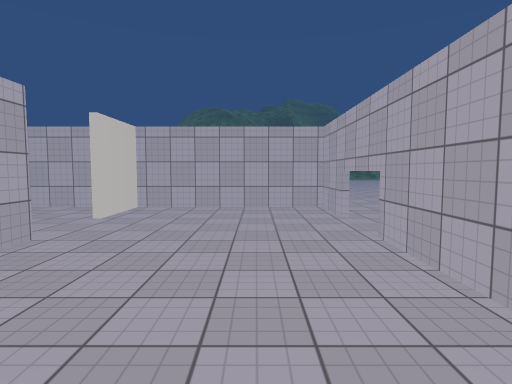
View 1 (above)

21 first-person views from a walk through a 3-D level made in the Unity game engine. The camera is 1.5 m above the floor, tilts 4° down and sees 80° across. The floor is counted in squares, 1 m on a side. Each view is taken from the middle of a square. On the plan, view 1 faces up. The plan holds only what a view shows up to about 15 squares ahead; the rest is blank. The place goes on beyond the plan. Surface patterns are stand-ins for the level's own textures.

View 2
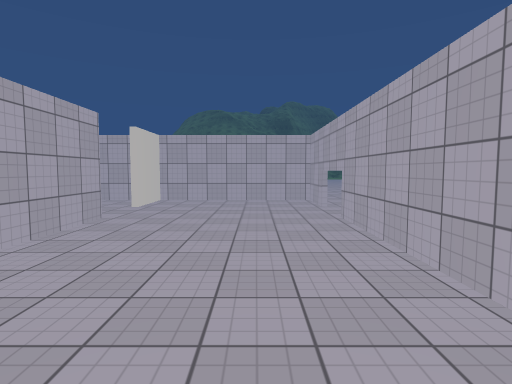

View 3
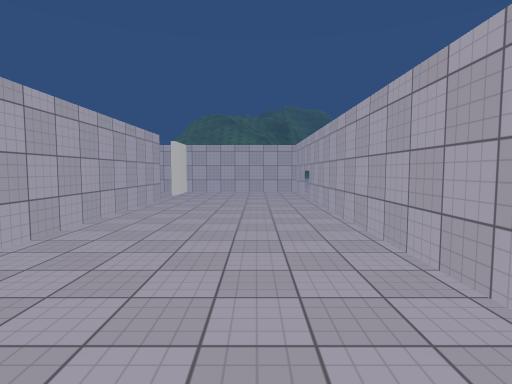

View 4
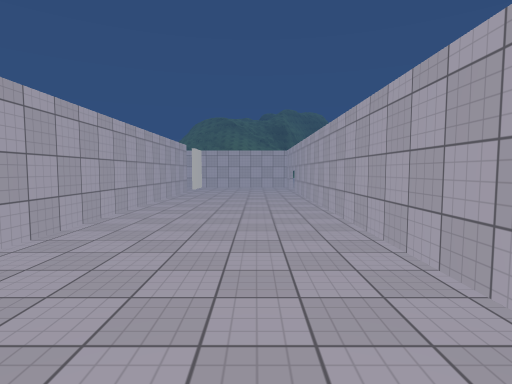

View 5
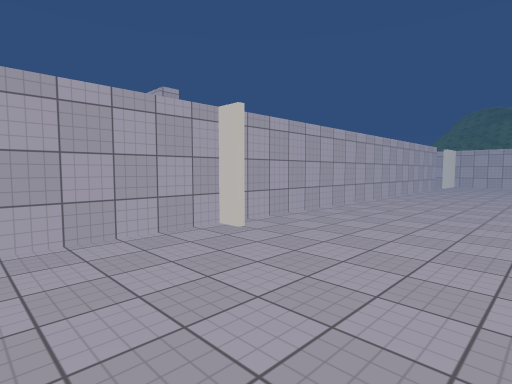

View 6
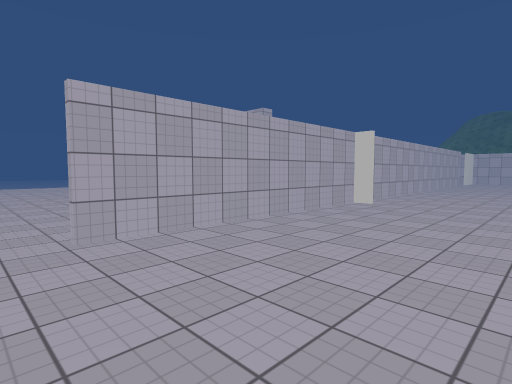

View 7
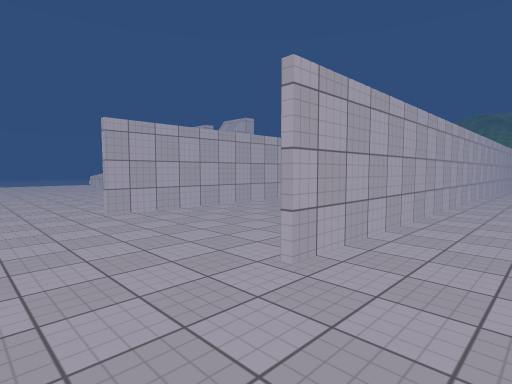

View 8
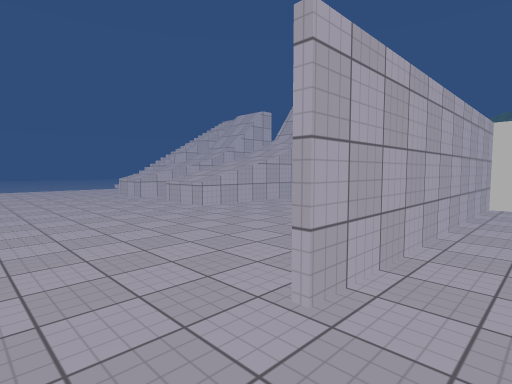

View 9
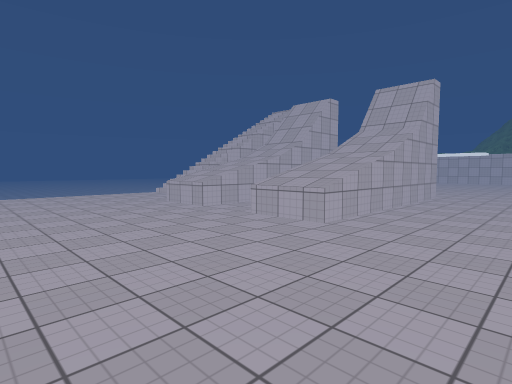

View 10
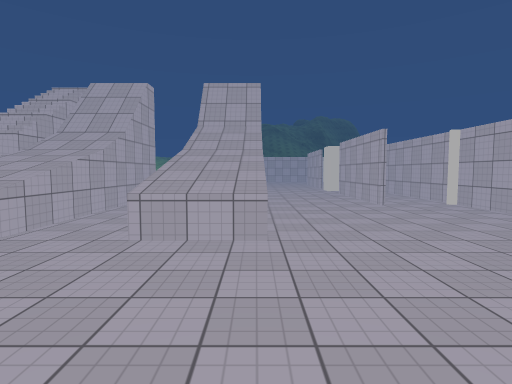

View 11
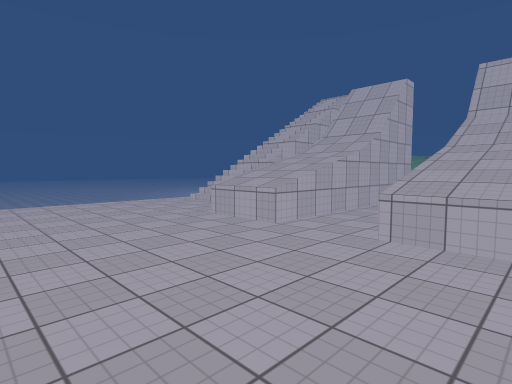

View 12
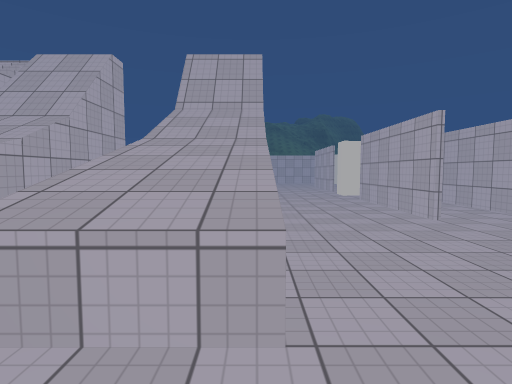

View 13
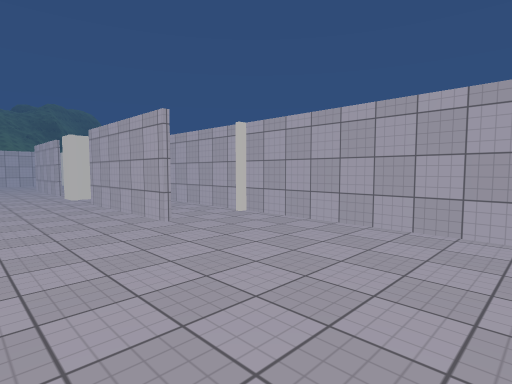

View 14
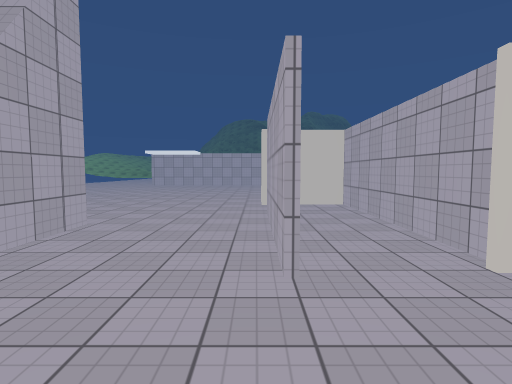

View 15
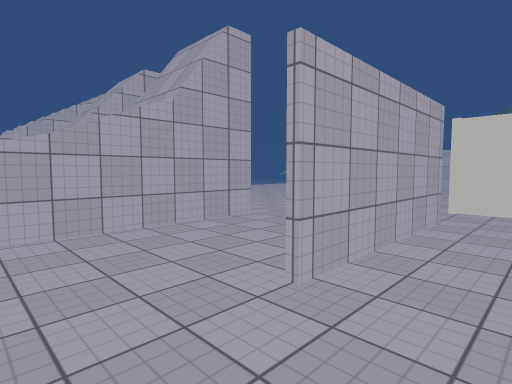

View 16
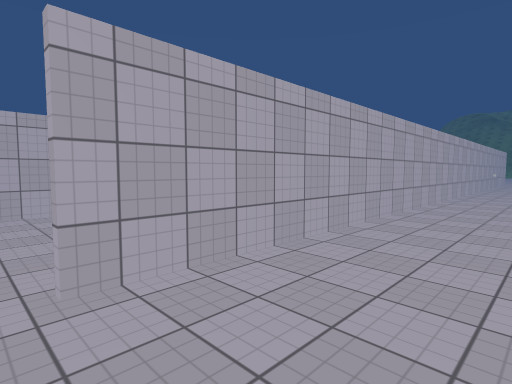

View 17
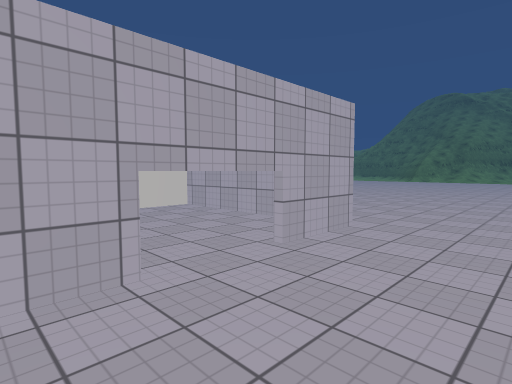

View 18
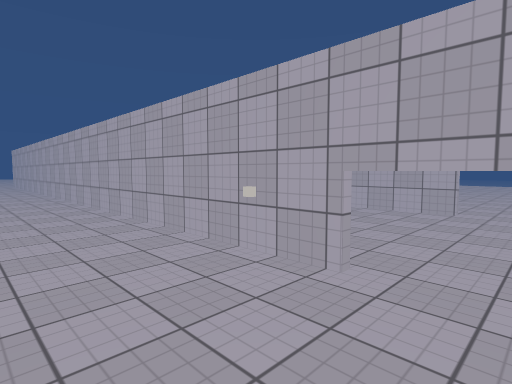

View 19
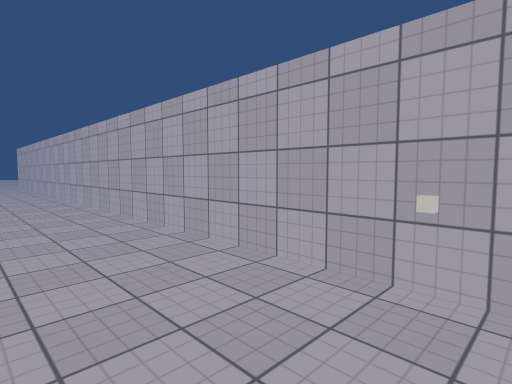

View 20
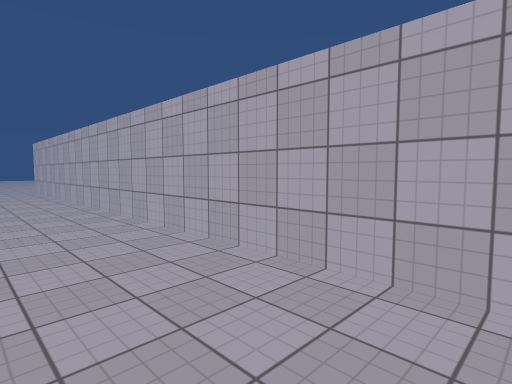

View 21
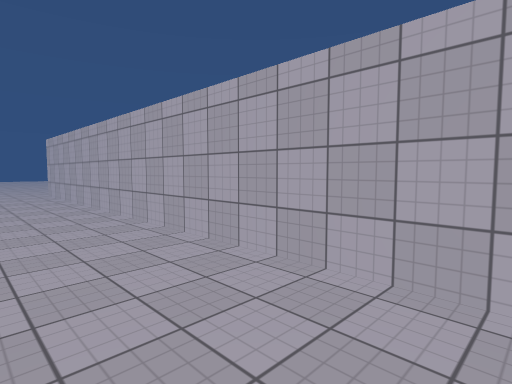

### Floor plan
Key: @ floor where view 1 was taken; # wall or solid block; . floor; / step, stairs or slope; ^ raised ledge; v drop or lower ground.
Columns run from 24 left of view 1 to 7 right of it. Each row starts with its distance up from view 1.
 21                           ....
 20                          ......
 19                          ......
 18                          ......
 17                          ......
 16                          ......
 15                           .....
 14                           .....
 13                #############...
 12                ... #.......#...
 11                 ...#.......#....
 10                  ..#.......#....
  9                  ..........#....
  8                 ...........#....
  7              ..............#....
  6              ..... #.......#....
  5                    #.......#....
  4                    #.......#....
  3                    #.......#....
  2                    #.......#....
  1                    #.......#....
  0                    #....@..#....
 -1                    #.......#....
 -2                    #.......#...
 -3                    #.......#....
 -4        .........   #.......#....
 -5        ........#####.......#....
 -6         ...........#.......#....
 -7         ...........#.......#....
 -8         ...........#.......#....
 -9          ......#...#.......#....
-10           .....#...#.......#....
-11           #....#...#.......#....
-12 //^ #     #....#...#.......#...
-13 //^ #     #....#...#.......#...
-14 /v^ #     #....#...#.......#...
-15 /v^ #     #........#.......#...
-16 /v^ #.    #........#.......#...
-17 //^ #.    #........#.......#...
-18 //^^^..^^^^........#.......#...
-19 //^^^..^^^^........#...... #...
-20 //^^^..^^^^........#.......#...
-21 /^^^^..^^^^........#...... #....
-22 ...................#.......#....
-23 .................. #.......#....
-24 .................. #.......#....
-25 ...................#.......#....
-26 ...................#.......#...
-27 ................................
-28 ...............................
-29          ..... ...............
-30                         ..... .

Positions as (right, up) in squares from view 1, and headings:
1: (0, 0), facing up
2: (0, -3), facing up
3: (0, -9), facing up
4: (0, -15), facing up
5: (2, -20), facing up-left
6: (2, -28), facing up-left
7: (6, -30), facing up-left
8: (-3, -29), facing up-left
9: (-9, -29), facing up-left
10: (-14, -28), facing up
11: (-14, -28), facing up-left
12: (-14, -24), facing up
13: (-13, -23), facing up-right
14: (-9, -19), facing up
15: (-6, -18), facing up-left
16: (7, -27), facing up-left
17: (7, 5), facing up-left
18: (7, 9), facing down-left
19: (7, 6), facing down-left
20: (7, -1), facing down-left
21: (7, -5), facing down-left
